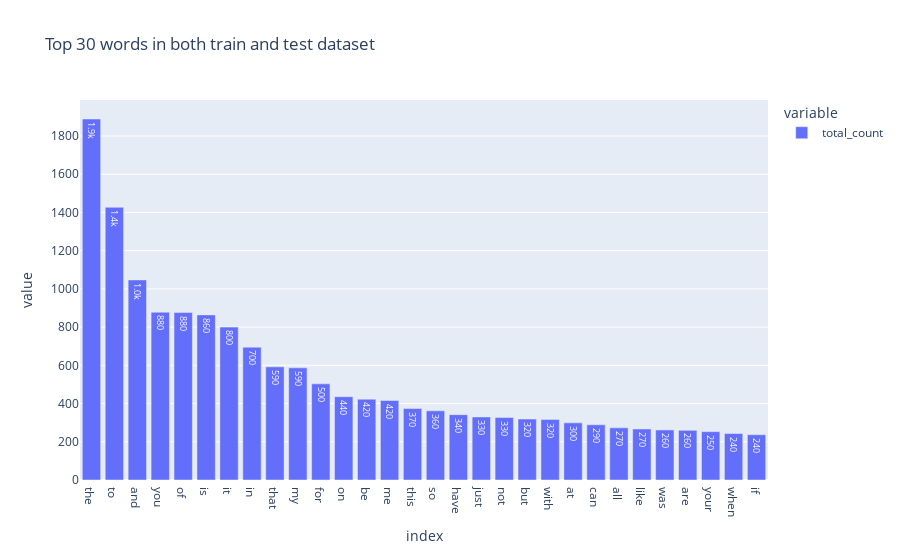

Source (notebook cell):
### Code cell
both_df = pd.concat([train_df, test_df])
X_counts = count_vect.fit_transform(both_df.text)

freq_df = pd.DataFrame(X_counts.toarray())
freq_df.columns = count_vect.get_feature_names_out()
plot_df = freq_df.T                                              # So each column is one document, and each row is a word
plot_df['total_count'] = plot_df.sum(axis=1)
plot_df = plot_df.sort_values(by='total_count', ascending=False) # Here we get the sorted total_count
plot_sr = plot_df['total_count']                                 # Extract the total_count to plot

fig = px.bar(plot_sr[:30], text_auto='.2s', title='Top 30 words in both train and test dataset')
fig.show()

### Figure 1 — Plotly figure (JSON) as saved in the notebook; plotly's stock layout.template omitted (floating-point values rounded to 4 significant figures)
{"data": [{"alignmentgroup": "True", "hovertemplate": "variable=total_count<br>index=%{x}<br>value=%{y}<extra></extra>", "legendgroup": "total_count", "marker": {"color": "#636efa", "pattern": {"shape": ""}}, "name": "total_count", "offsetgroup": "total_count", "orientation": "v", "showlegend": true, "textposition": "auto", "texttemplate": "%{y:.2s}", "type": "bar", "x": ["the", "to", "and", "you", "of", "is", "it", "in", "that", "my", "for", "on", "be", "me", "this", "so", "have", "just", "not", "but", "with", "at", "can", "all", "like", "was", "are", "your", "when", "if"], "xaxis": "x", "y": [1889, 1427, 1047, 878, 876, 864, 800, 695, 592, 587, 503, 436, 423, 416, 374, 362, 342, 330, 327, 319, 317, 299, 289, 273, 267, 262, 260, 253, 243, 237], "yaxis": "y"}], "layout": {"autosize": true, "barmode": "relative", "legend": {"title": {"text": "variable"}, "tracegroupgap": 0}, "title": {"text": "Top 30 words in both train and test dataset"}, "xaxis": {"anchor": "y", "autorange": true, "domain": [0, 1], "range": [-0.5, 29.5], "title": {"text": "index"}, "type": "category"}, "yaxis": {"anchor": "x", "autorange": true, "domain": [0, 1], "range": [0, 1988.0], "title": {"text": "value"}, "type": "linear"}}}
